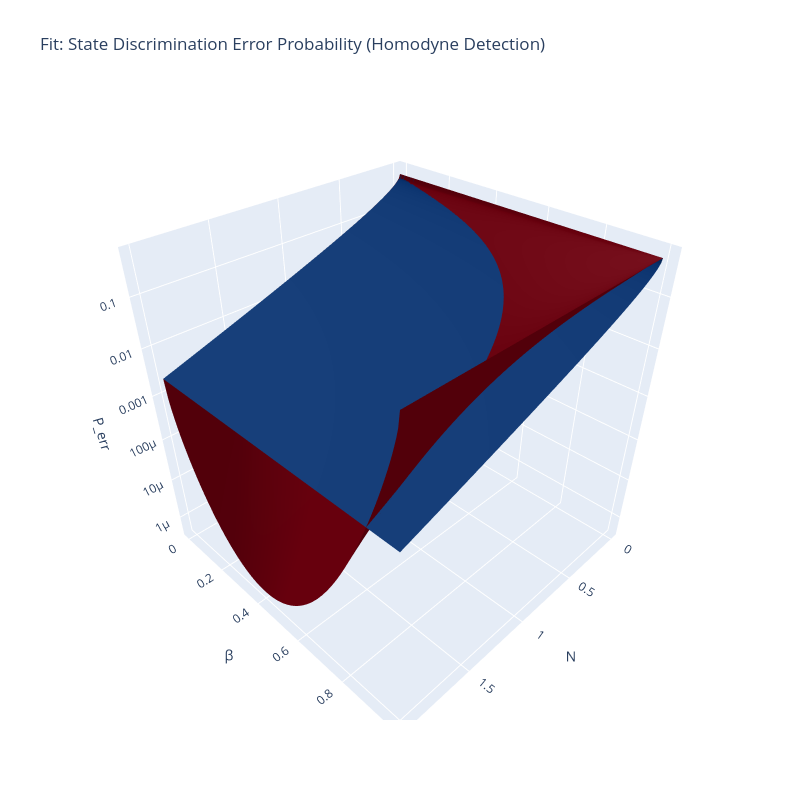

Write notebook code for a chart like this one.
### Markdown cell above
## DSS/ CS Fit

### Code cell
reload_protocols()
params = protocols.fit_homodyne_perr(N_cs, beta_cs, N_dss, beta_dss, perr_cs, perr_dss)
A_fit_cs, B_fit_cs, A_fit_dss, B_fit_dss = params

### Figure 1 — Plotly figure (JSON) as saved in the notebook; plotly's stock layout.template omitted (floating-point values rounded to 4 significant figures; data arrays with more than 128 entries replaced by an {"elided": "..."} marker saying what was removed)
{"data": [{"colorscale": [[0, "rgb(8,48,107)"], [0.125, "rgb(8,81,156)"], [0.25, "rgb(33,113,181)"], [0.375, "rgb(66,146,198)"], [0.5, "rgb(107,174,214)"], [0.625, "rgb(158,202,225)"], [0.75, "rgb(198,219,239)"], [0.875, "rgb(222,235,247)"], [1, "rgb(247,251,255)"]], "name": "Fitted surface", "opacity": 1, "showscale": false, "type": "surface", "x": {"elided": "200x200 float values"}, "y": {"elided": "200x200 float values"}, "z": {"elided": "200x200 float values"}}, {"colorscale": [[0, "rgb(103,0,13)"], [0.125, "rgb(165,15,21)"], [0.25, "rgb(203,24,29)"], [0.375, "rgb(239,59,44)"], [0.5, "rgb(251,106,74)"], [0.625, "rgb(252,146,114)"], [0.75, "rgb(252,187,161)"], [0.875, "rgb(254,224,210)"], [1, "rgb(255,245,240)"]], "name": "Fit", "opacity": 1, "showscale": false, "type": "surface", "x": {"elided": "200x200 float values"}, "y": {"elided": "200x200 float values"}, "z": {"elided": "200x200 float values"}}], "layout": {"height": 800, "scene": {"aspectmode": "cube", "xaxis": {"title": {"text": "N"}}, "yaxis": {"title": {"text": "β"}}, "zaxis": {"title": {"text": "P_err"}, "type": "log"}}, "title": {"text": "Fit: State Discrimination Error Probability (Homodyne Detection)"}, "width": 800}}
